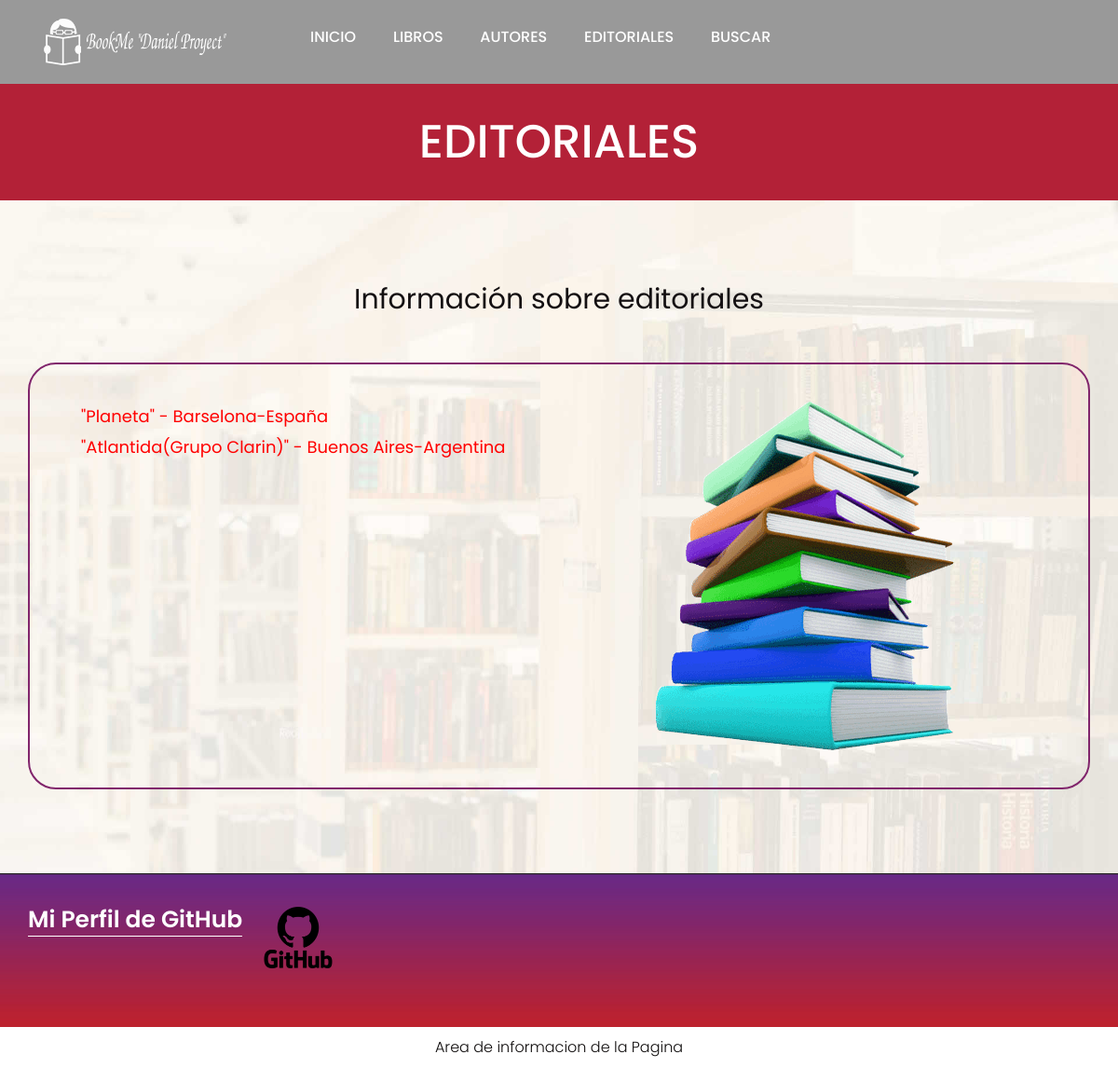
The app's page /AppBook/editoriales/, older data.
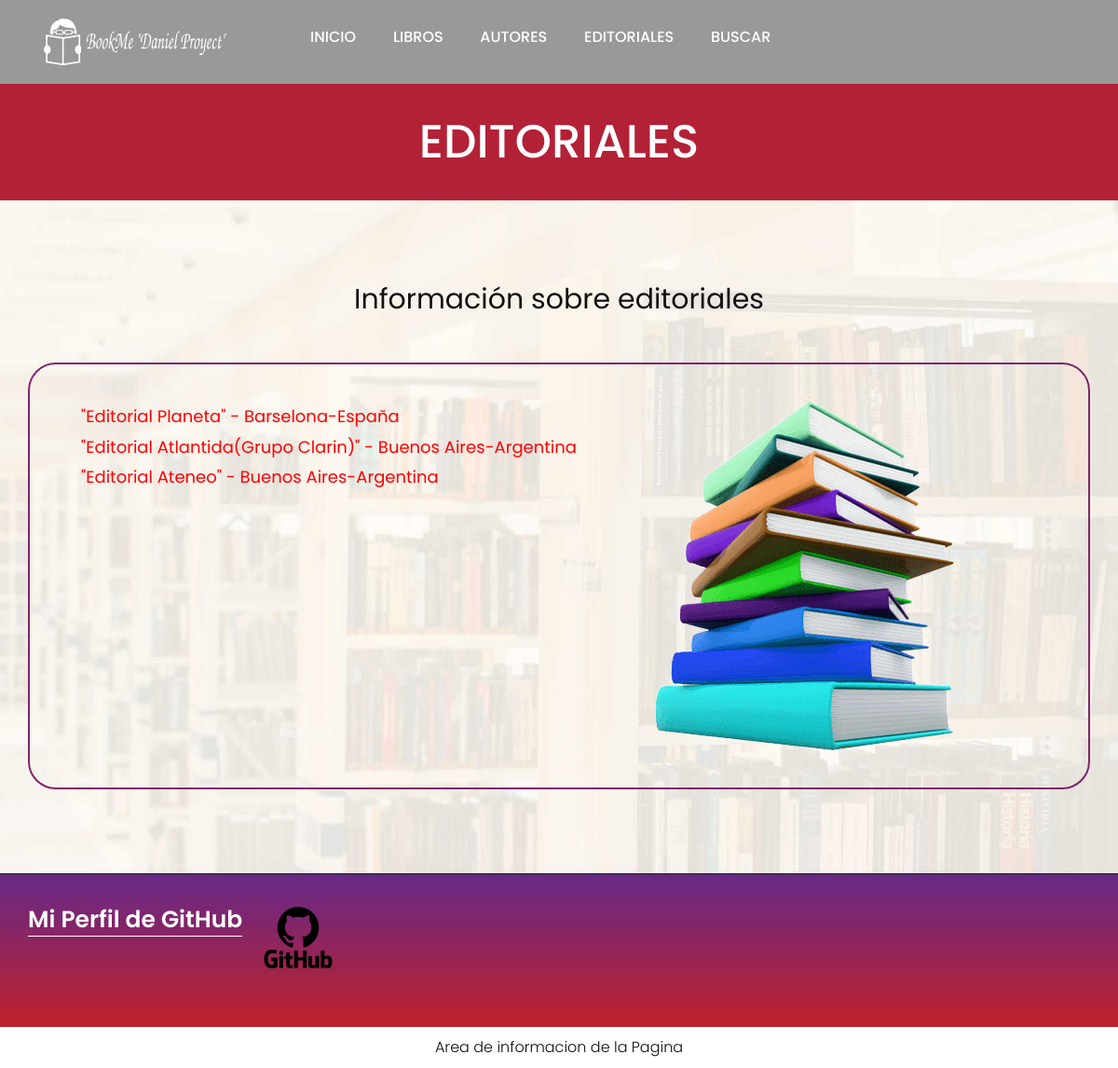
The same page, newer data.
### AppBook/models.py (models this page shows, shortened)
class Editoriales(models.Model):
    nombre = models.CharField(max_length=40)
    pais= models.CharField(max_length=40)
    direccion = models.CharField(max_length=50)

### AppBook/views.py (the view)
# urls.py: path('editoriales/', editoriales, name = "Editoriales"),
def editoriales(req):
	lista_editoriales = Editoriales.objects.all()
	return render(req, "editoriales.html", {"lista_editoriales":lista_editoriales})

### AppBook/templates/editoriales.html (shortened to what this page needs)
{% extends 'principal.html' %}
{% load static %}
{% block ContenidoQueCambia %}
<div class="about-bg">
   <div class="container">
      <div class="row">
         <div class="col-xl-12 col-lg-12 col-md-12 col-sm-12">
            <div class="abouttitle">
               <h2 style="font-size: 50px;">Editoriales</h2>
            </div>
         </div>
      </div>
   </div>
</div>
<div class="about">
   <div class="container">
      <div class="row">
         <div class="col-md-10 offset-md-1">
            <div class="aboutheading">
               <span style="font-size: 30px;">Información sobre editoriales</span>
            </div>
         </div>
      </div>
      <div class="row border">
         <div class="col-xl-7 col-lg-7 col-md-12 col-sm-12">
            <div class="about-box">
               {% block formulario %}
               <ul>
                  {% for edit in lista_editoriales %}
                     <li style="font-size: 18px; color: red;">"{{edit.nombre}}" - {{edit.direccion}}-{{edit.pais}}</li>
                  {%endfor%}
               </ul>
               {% endblock formulario %}
            </div>
         </div>
         <div class="col-xl-5 col-lg-5 col-md-12 col-sm-12">
            <div class="about-box">
               <figure><img src="{% static 'images/about.png' %}" alt="img" /></figure>
            </div>
         </div>
      </div>
   </div>
</div>
{% endblock ContenidoQueCambia %}

Row changes from the older to the newer data that the page shows:
changed Editoriales "Barselona": nombre "Planeta" → "Editorial Planeta"
changed Editoriales: nombre "Atlantida(Grupo Clarin)" → "Editorial Atlantida(Grupo Clarin)"
added Editoriales: nombre "Editorial Ateneo", direccion "Buenos Aires", pais "Argentina"
